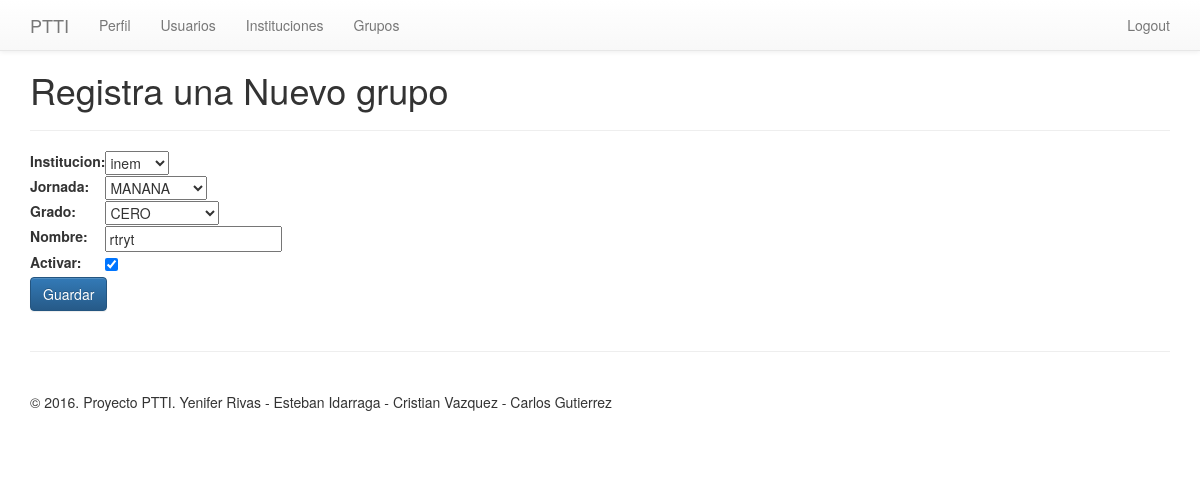
The page /grupos/editar/4 (signed in) on the database its author committed.
### ptti/models.py (models this page shows, shortened)
class Grupo(models.Model):
    class Meta:
        verbose_name = "Grupo"
        verbose_name_plural = "Grupos"
    JORNADA_LIST = [
        ('M', 'MANANA'),
        ('T', 'TARDE'),
        ('U', 'UNICA'),
        ('N', 'NOCTURNA'),
        ('S', 'SABATINA'),
    ]
    GRADOS_LIST = [
        ('PRIMARIA',(
                ('0','CERO'),
                ('1','PRIMERO'),
                ('2','SEGUNDO'),
                ('3','TERCERO'),
                ('4','CUARTO'),
                ('5','QUINTO'),
            )
        ),
        ('SECUNDARIA',(
                ('6','SEXTO'),
                ('7','SEPTIMO'),
                ('8','OCTAVO'),
                ('9','NOVENO'),
                ('10','DECIMO'),
                ('11','UNDECIMO'),
            )
        ),
    ]
    institucion = models.ForeignKey(Institucion, on_delete=models.CASCADE)
    jornada     = models.CharField(max_length=200,choices=JORNADA_LIST)
    grado       = models.CharField(max_length=200,choices=GRADOS_LIST)
    nombre      = models.CharField(max_length=200)
    is_active   = models.BooleanField('Activar',default=True)

class Institucion(models.Model):
    class Meta:
        verbose_name = "Institucion"
        verbose_name_plural = "Instituciones"
    nit         = models.CharField('NIT',max_length=200,unique=True)
    nombre      = models.CharField(max_length=200)
    direccion   = models.CharField(max_length=200)
    telefono    = models.CharField(max_length=200)
    ciudad      = models.CharField(max_length=200)
    web         = models.URLField('Sitio web',max_length=200)
    is_active   = models.BooleanField('Activar',default=True)
    def __str__(self):
        return self.nombre

### ptti/views.py (the view)
# urls.py: url(r'^grupos/editar/(?P<gru_id>[0-9]+)$',views.editar_grupo, name='editar_grupo'),
@login_required(login_url='/login')
def editar_grupo(request, gru_id):
    gru = get_object_or_404(Grupo, pk=gru_id)
    if request.method == 'POST':
        formulario = FormGrupo(request.POST, instance=gru)
        if formulario.is_valid():
            formulario.save()
            return HttpResponseRedirect('/grupos')
    else:
        formulario = FormGrupo(instance=gru)
    return render(request, 'grupo_form.html', {'formulario':formulario})

### ptti/forms.py
class FormGrupo(forms.ModelForm):
    class Meta:
        model = Grupo
        fields = ['institucion', 'jornada', 'grado','nombre','is_active']

### templates/grupo_form.html (shortened to what this page needs)
{% extends 'base.html' %}
{% block encabezado %}
	<h1>Registra una Nuevo grupo</h1>
{% endblock %}
{% block contenido %}
	<form id='formulario' method='post' action=''>
		<table>{{formulario}}</table>
		<p><input class="btn btn-primary" type='submit' value='Guardar'/></p>
	</form>
{% endblock %}

### rows shown on the page
Grupo: institucion "inem", jornada "MANANA", grado "CERO", is_active "☑"
Institucion: nombre "rtryt"
